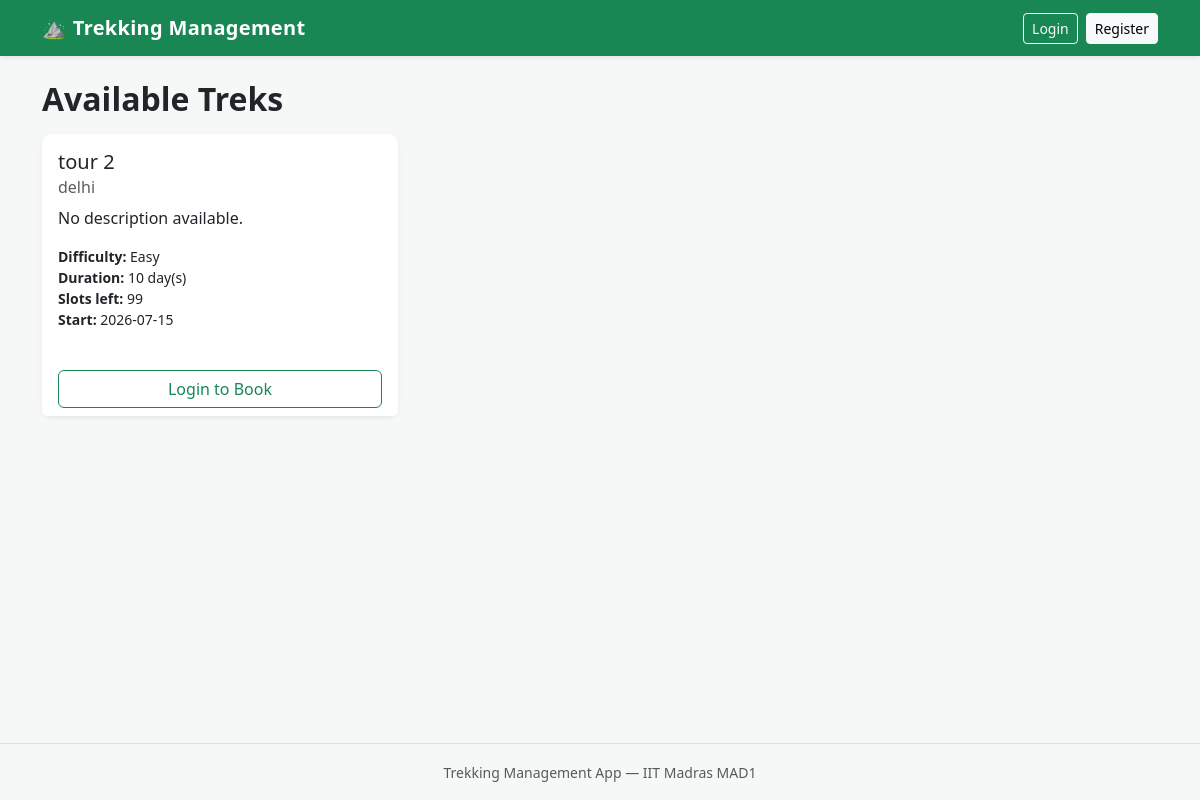
Before: / with the older database file.
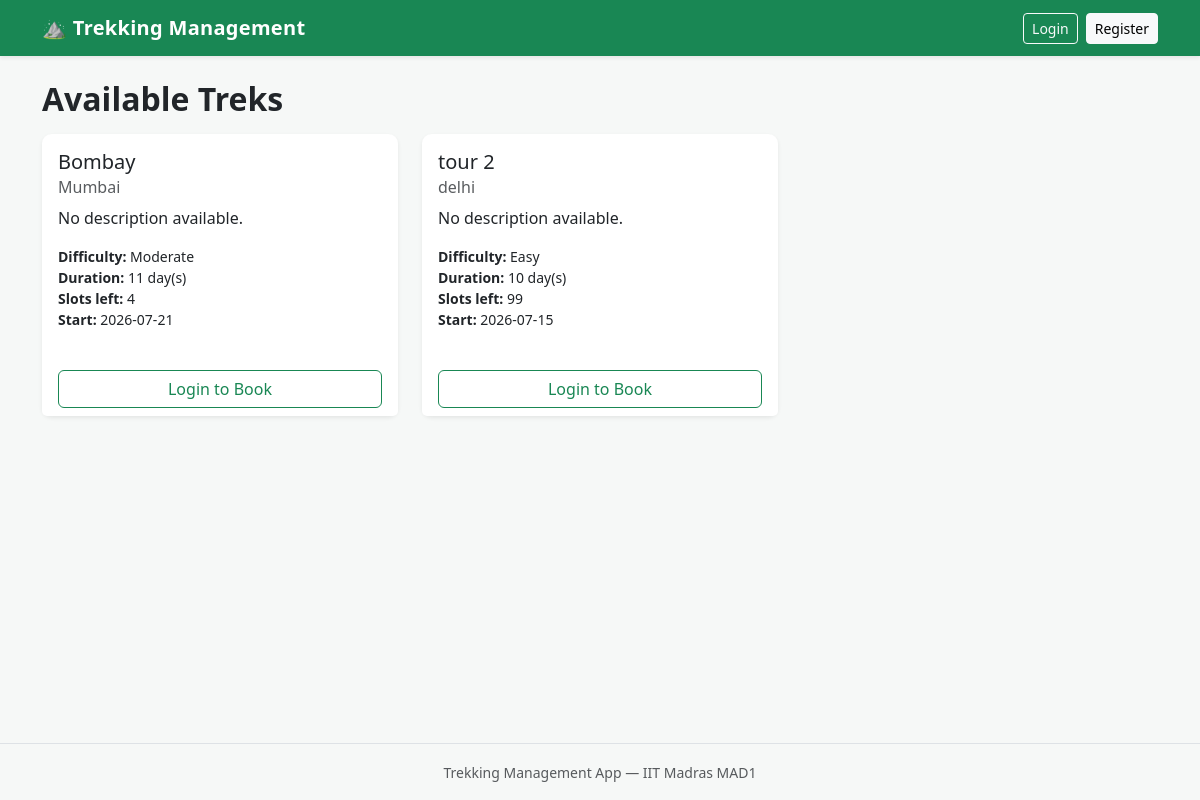
After: the same page with the newer database file.
### models/trek.py (models this page shows, shortened)
class Trek(db.Model):
    __tablename__ = "treks"
    id = db.Column(db.Integer, primary_key=True)
    name = db.Column(db.String(120), nullable=False)
    location = db.Column(db.String(120), nullable=False)
    difficulty = db.Column(db.String(20), nullable=True)
    duration = db.Column(db.Integer, nullable=False, default=1)
    available_slots = db.Column(db.Integer, nullable=False, default=0)
    status = db.Column(db.String(20), nullable=False, default="open")
    start_date = db.Column(db.Date, nullable=True)
    end_date = db.Column(db.Date, nullable=True)
    description = db.Column(db.Text, nullable=True)
    staff_id = db.Column(db.Integer, db.ForeignKey("users.id"), nullable=True)
    staff = db.relationship("User", backref="assigned_treks")
    bookings = db.relationship("Booking", backref="trek", lazy=True)

### routes/user.py (the view)
@user_bp.route("/")
def home():
    treks = Trek.query.filter_by(status="open").order_by(Trek.id.desc()).all()
    return render_template("user/treks.html", treks=treks)

### templates/user/treks.html (shortened to what this page needs)
{% extends "base.html" %}
{% block content %}
<h2 class="mb-3">Available Treks</h2>
{% if treks %}
<div class="row">
    {% for trek in treks %}
    <div class="col-md-4 mb-4">
        <div class="card h-100 shadow-sm">
            <div class="card-body">
                <h5 class="card-title">{{ trek.name }}</h5>
                <h6 class="card-subtitle mb-2 text-muted">
                    {{ trek.location }}
                </h6>
                <p class="card-text">
                    {{ trek.description or 'No description available.' }}
                </p>
                <ul class="list-unstyled small mb-3">
                    <li><strong>Difficulty:</strong> {{ trek.difficulty or '-' }}</li>
                    <li><strong>Duration:</strong> {{ trek.duration }} day(s)</li>
                    <li><strong>Slots left:</strong> {{ trek.available_slots }}</li>
                    {% if trek.start_date %}
                    <li><strong>Start:</strong> {{ trek.start_date }}</li>
                    {% endif %}
                </ul>
            </div>
            <div class="card-footer bg-white border-0">
                {% if current_user.is_authenticated %}
                    {% if trek.available_slots > 0 %}
                    <form method="POST"
                          action="{{ url_for('user.book_trek', trek_id=trek.id) }}">
                        <button type="submit" class="btn btn-success w-100">
                            Book Now
                        </button>
                    </form>
                    {% else %}
                    <button class="btn btn-secondary w-100" disabled>
                        Fully Booked
                    </button>
                    {% endif %}
                {% else %}
                    <a class="btn btn-outline-success w-100"
                       href="{{ url_for('auth.login') }}">Login to Book</a>
                {% endif %}
            </div>
        </div>
    </div>
    {% endfor %}
</div>
{% else %}
<p class="text-muted">There are no treks available right now.</p>
{% endif %}
{% endblock %}

### templates/base.html (shortened to what this page needs)
<!DOCTYPE html>
<html lang="en">
<head>
    <link
        href="https://cdn.jsdelivr.net/npm/bootstrap@5.3.3/dist/css/bootstrap.min.css"
        rel="stylesheet">
    <link rel="stylesheet"
          href="{{ url_for('static', filename='style.css') }}">
</head>
<body>
    <nav class="navbar navbar-expand-lg navbar-dark bg-success shadow-sm">
        <div class="container">
            <a class="navbar-brand fw-bold" href="{{ url_for('user.home') }}">
                &#9968; Trekking Management
            </a>
            <div class="collapse navbar-collapse" id="mainNav">
                <div class="d-flex align-items-lg-center flex-column flex-lg-row gap-2">
                    {% if current_user.is_authenticated %}
                        <span class="navbar-text text-light">
                            {{ current_user.name }}
                            <span class="badge bg-light text-success text-uppercase">
                                {{ current_user.role }}
                            </span>
                        </span>
                        <a class="btn btn-light btn-sm"
                           href="{{ url_for('auth.logout') }}">Logout</a>
                    {% else %}
                        <a class="btn btn-outline-light btn-sm"
                           href="{{ url_for('auth.login') }}">Login</a>
                        <a class="btn btn-light btn-sm"
                           href="{{ url_for('auth.register') }}">Register</a>
                    {% endif %}
                </div>
            </div>
        </div>
    </nav>
    <main class="container py-4">
        {% block content %}{% endblock %}
    </main>
    <footer class="border-top mt-auto py-3">
        <div class="container text-center text-muted">
            <small>Trekking Management App &mdash; IIT Madras MAD1</small>
        </div>
    </footer>
</body>
</html>

### static/style.css (style rules this page uses)
body { min-height: 100vh; display: flex; flex-direction: column; background-color: #f6f8f7; }
main { flex: 1; }
.navbar-brand { letter-spacing: 0.3px; }
.card { border: none; border-radius: 0.6rem; }
.card.shadow-sm { transition: box-shadow 0.15s ease-in-out, transform 0.15s ease-in-out; }
h2 { font-weight: 600; }

Changed rows visible on the page:
added Trek: name "Bombay", location "Mumbai", description "No description available.", difficulty "Moderate", duration "11", available_slots "4", start_date "2026-07-21"
